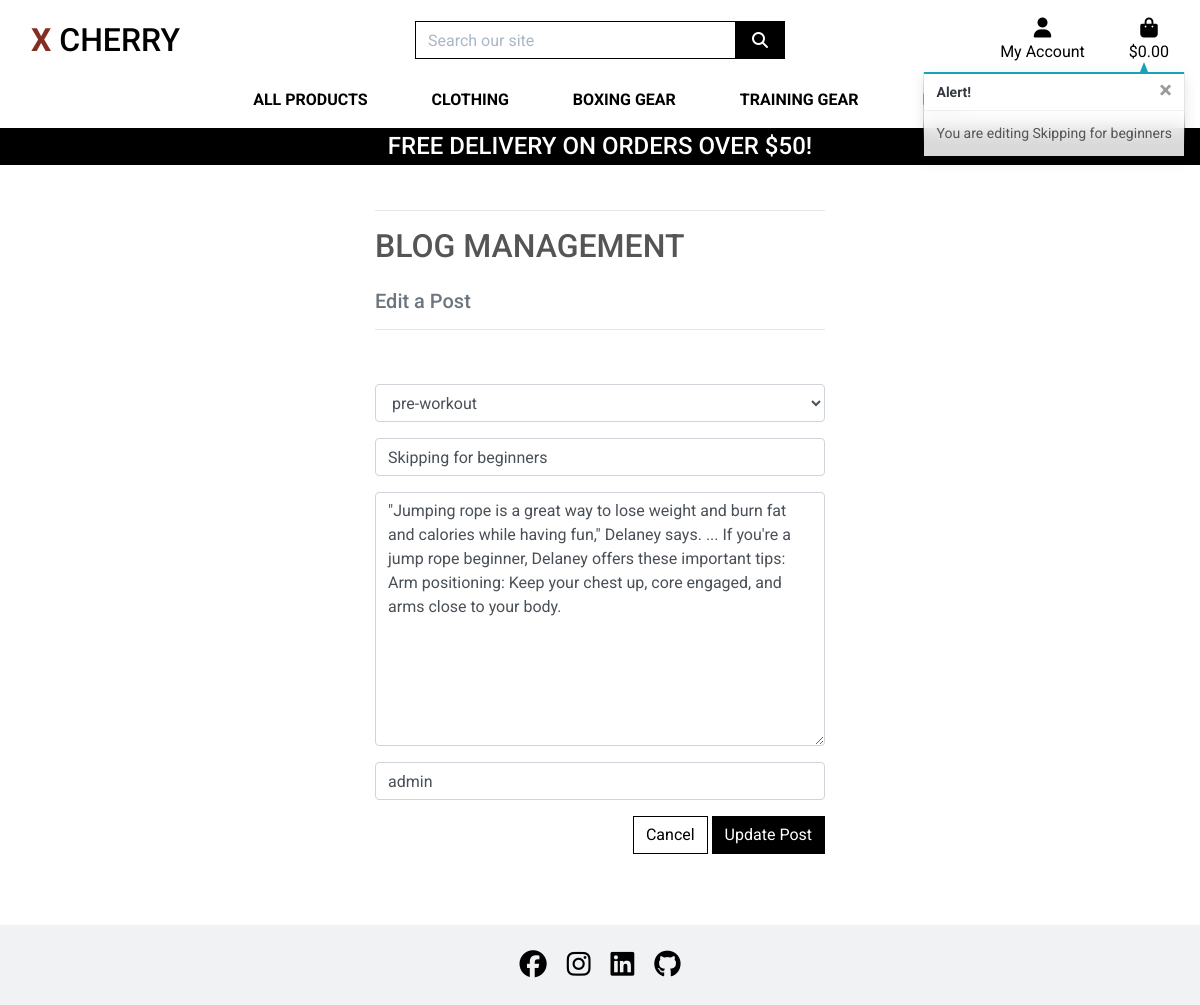
Screenshot of /blog/edit/8/ (signed in) with the database file from the repository.
### blog/models.py (models this page shows, shortened)
class Post(models.Model):
    category = models.ForeignKey('Category', null=True, blank=False, on_delete=models.SET_NULL)
    title = models.CharField(max_length=254, null=True, blank=False)
    content = models.TextField()
    date = models.DateTimeField(auto_now=True)
    created_by = models.CharField(max_length=25, null=True, blank=False)
    class Meta:
        ordering = ['-date']

### blog/views.py (the view)
# urls.py: path('edit/<int:post_id>/', views.edit_blog_post, name='edit_blog_post'),
@login_required
def edit_blog_post(request, post_id):
    if not request.user.is_superuser:
        messages.error(request, 'Sorry, only blog owner can do that')
        return redirect(reverse('home'))
    post = get_object_or_404(Post, pk=post_id)
    if request.method == 'POST':
        form = PostForm(request.POST, request.FILES, instance=post)
        if form.is_valid():
            form.save()
            messages.success(request, 'Successfully updated post!')
            return redirect(reverse('blog_post_detail', args=[post.id]))
        else:
            messages.error(request, 'Failed to update post. Please ensure the form is valid.')
    else:
        form = PostForm(instance=post)
        messages.info(request, f'You are editing {post.title}')
    template = 'blog/edit_blog_post.html'
    context = {
        'form': form,
        'post': post,
        'page_title': 'Edit Post',
    }
    return render(request, template, context)

### blog/forms.py
class PostForm(forms.ModelForm):
    class Meta:
        model = Post
        fields = '__all__'
    def __init__(self, *args, **kwargs):
        super().__init__(*args, **kwargs)
        placeholders = {
            'title': 'Post Title',
            'category': 'Category',
            'content': 'Add text here',
            'created_by': 'Created by',
        }
        self.fields['title'].widget.attrs['autofocus'] = True  # cursore start here
        for field in self.fields:
            if self.fields[field].required:
                placeholder = f'{placeholders[field]} *'
            else:
                placeholder = placeholders[field]
            self.fields[field].widget.attrs['placeholder'] = placeholder
            self.fields[field].widget.attrs['class'] = 'stripe-style-input'
            self.fields[field].label = False
        categories = Category.objects.all()
        friendly_names = [(c.id, c.get_friendly_name()) for c in categories]
        self.fields['category'].choises = friendly_names

### bag/contexts.py (called while the page is built, shortened)
def bag_contents(request):
    bag_items = []
    total = 0
    product_count = 0
    bag = request.session.get('bag', {})
    if total < settings.FREE_DELIVERY_THRESHOLD:
        delivery = total * Decimal(settings.STANDARD_DELIVERY_PERCENTAGE/100)
        free_delivery_delta = settings.FREE_DELIVERY_THRESHOLD - total
    else:
        delivery = 0
        free_delivery_delta = 0
    grand_total = delivery + total
    context = {
        'bag_items': bag_items,
        'total': total,
        'product_count': product_count,
        'delivery': delivery,
        'free_delivery_delta': free_delivery_delta,
        'free_delivery_threshold': settings.FREE_DELIVERY_THRESHOLD,
        'grand_total': grand_total,
    }
    return context

### blog/models.py (called while the page is built)
    def __str__(self):
        return self.name

    def get_friendly_name(self):
        return self.friendly_name

### blog/templates/blog/edit_blog_post.html (shortened to what this page needs)
{% extends "base.html" %}
{% load static %}
{% block page_header %}
    <div class="container header-container">
    </div>
{% endblock %}
{% block content %}
    <div class="container edit-post-container">
        <div class="row">
            <div class="col-12 col-md-8 offset-md-2 col-lg-6 offset-lg-3">
                <hr>
                    <h2 class="logo-font mb-4">Blog Management</h2>
                    <h5 class="text-muted">Edit a Post</h5>
                <hr>
            </div>
        </div>
        <div class="row">
            <div class="col-12 col-md-8 offset-md-2 col-lg-6 offset-lg-3">
                <form method="POST" action="{% url 'edit_blog_post' post.id %}" class="form mt-2 mb-2" enctype="multipart/form-data">
                    {{ form | crispy }}
                    <div class="text-right">
                        <a href="{% url 'posts' %}" class="btn btn-outline-black rounded-0">Cancel</a>
                        <button class="btn btn-black rounded-0" type="submit">Update Post</button>
                    </div>
                </form>
            </div>
        </div>
    </div>
{% endblock %}

### static/css/base.css (style rules this page uses)
html { height: 100%; }
body { background: url('/media/homepage-hero-img.jpg') no-repeat center center fixed; background-size: cover; height: calc(100vh - 164px); color: #555; font-family: 'Roboto', sans-serif; }
.logo-font { text-transform: uppercase; }
.btn-black { background: black; color: white; }
.btn-outline-black { background: white; color: black !important; border: 1px solid black; }
@media (min-width: 1200px) { .container { max-width: 80%; } }
@media (min-width: 992px) { .header-container { padding-top: 164px; } }
@media (min-width: 992px) { .edit-post-container { margin-top: 15px; } }
@media (min-width: 992px) { .edit-post-container div.col-12.col-md-8.offset-md-2.col-lg-6.offset-lg-3 { padding-top: 15px; padding-bottom: 15px; } }

### rows the page displays
Post: category "pre-workout", title "Skipping for beginners", content "\"Jumping rope is a great way to lose weight and burn fat and calories while having fun,\" Delaney says. ... If you're a jump rope beginner, Delaney offers these important tips: Arm positioning: Keep your chest up, core engaged, and arms close to your body.", created_by "admin"

### other values shown
{{ free_delivery_threshold }} "50"
{{ message }} "You are editing Skipping for beginners"
